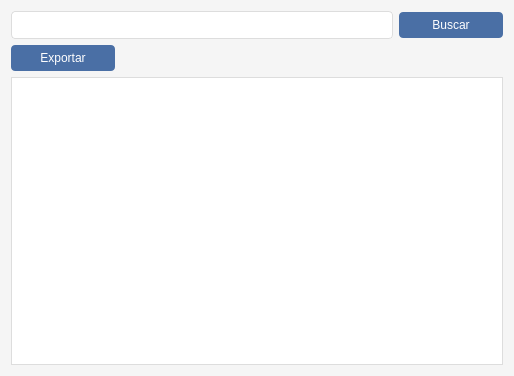
<?xml version="1.0" encoding="UTF-8"?>
<ui version="4.0">
 <class>auditoria</class>
 <widget class="QWidget" name="auditoria">
  <property name="geometry">
   <rect>
    <x>0</x>
    <y>0</y>
    <width>514</width>
    <height>376</height>
   </rect>
  </property>
  <property name="windowTitle">
   <string>Form</string>
  </property>
  <property name="styleSheet">
   <string notr="true">QWidget {
            font-family: 'Segoe UI', Arial, sans-serif;
            font-size: 12px;
            background-color: #f5f5f5;
        }
        QTableView {
            background-color: white;
            border: 1px solid #ddd;
            gridline-color: #eee;
            selection-background-color: #d1e3f6;
        }
        QHeaderView::section {
            background-color: #4a6fa5;
            color: white;
            padding: 5px;
            border: none;
        }
        QPushButton {
            background-color: #4a6fa5;
            color: white;
            border: none;
            border-radius: 4px;
            padding: 6px 12px;
            min-width: 80px;
        }
        QPushButton:hover {
            background-color: #3a5a80;
        }
        QLineEdit {
            border: 1px solid #ddd;
            border-radius: 4px;
            padding: 5px;
        }</string>
  </property>
  <layout class="QVBoxLayout" name="verticalLayout">
   <item>
    <layout class="QHBoxLayout" name="horizontalLayout">
     <item>
      <widget class="QLineEdit" name="lineEdit">
       <property name="styleSheet">
        <string notr="true">        QLineEdit {
			  background-color: white;
            border: 1px solid #ddd;
            border-radius: 4px;
            padding: 5px;
        }</string>
       </property>
      </widget>
     </item>
     <item>
      <widget class="QPushButton" name="pushBuscar">
       <property name="text">
        <string>Buscar</string>
       </property>
      </widget>
     </item>
    </layout>
   </item>
   <item>
    <layout class="QHBoxLayout" name="horizontalLayout_2">
     <item>
      <widget class="QPushButton" name="pushExportar">
       <property name="text">
        <string>Exportar</string>
       </property>
      </widget>
     </item>
     <item>
      <spacer name="horizontalSpacer">
       <property name="orientation">
        <enum>Qt::Orientation::Horizontal</enum>
       </property>
       <property name="sizeHint" stdset="0">
        <size>
         <width>40</width>
         <height>20</height>
        </size>
       </property>
      </spacer>
     </item>
    </layout>
   </item>
   <item>
    <widget class="QTableView" name="tableView"/>
   </item>
  </layout>
 </widget>
 <resources/>
 <connections/>
</ui>
